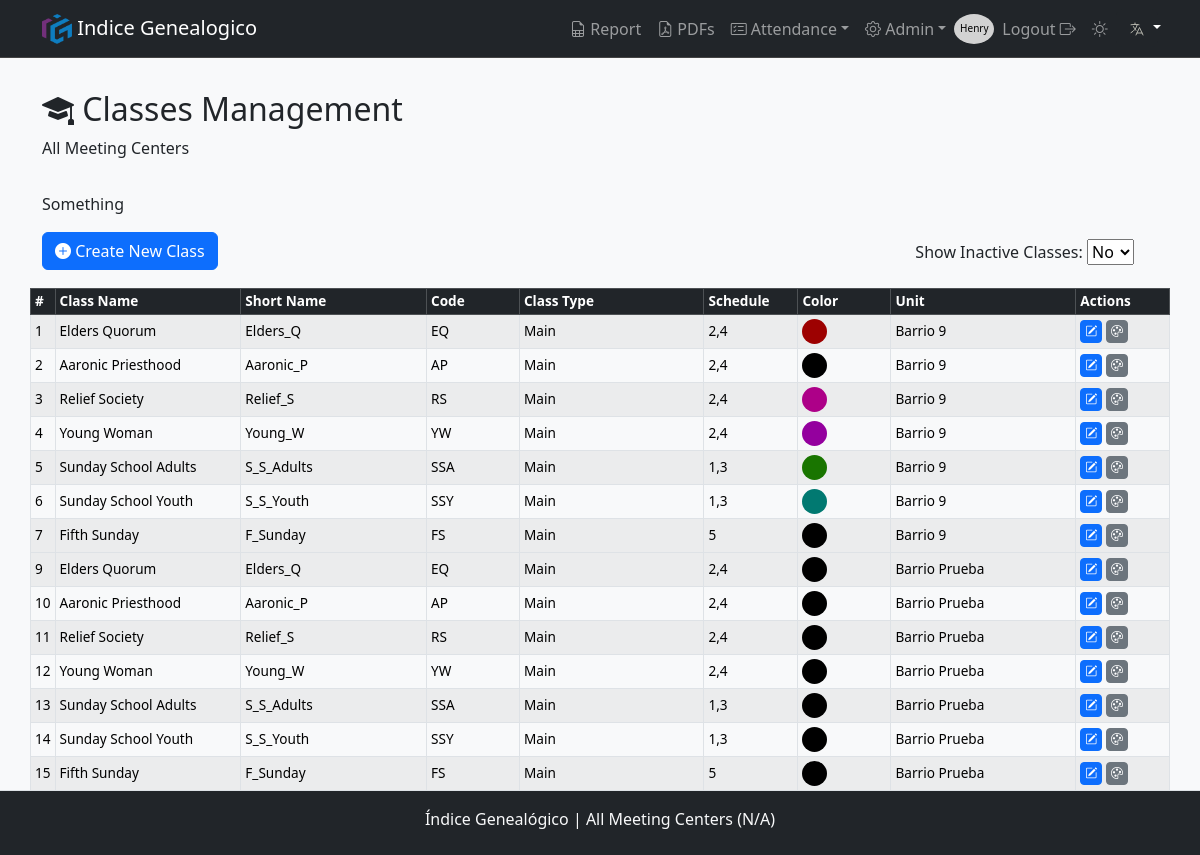
Screenshot of /classes/ (signed in) with the database file from the repository.
### models.py (models this page shows, shortened)
class User(db.Model, UserMixin):
    __tablename__ = 'users'
    id                = db.Column(db.Integer, primary_key=True)
    username          = db.Column(db.String(80), nullable=False, unique=True)
    email             = db.Column(db.String(120), unique=True)
    name              = db.Column(db.String(20), nullable=False)
    lastname          = db.Column(db.String(20), nullable=False)
    password_hash     = db.Column(db.String(128), nullable=False)
    role              = db.Column(db.String(10), nullable=False, default='User')  # Puede ser 'Owner', 'Admin', 'User'
    is_active         = db.Column(db.Boolean, default=True)
    meeting_center_id = db.Column(db.Integer, db.ForeignKey('meeting_center.id'), nullable=False)  # Clave foránea
    organization_id   = db.Column(db.Integer, db.ForeignKey('organization.id'), nullable=False)  # Clave foránea

class Classes(db.Model):
    __tablename__ = 'classes'
    id                = db.Column(db.Integer, primary_key=True)
    class_name        = db.Column(db.String(50), nullable=False)
    short_name        = db.Column(db.String(20), nullable=False)
    class_code        = db.Column(db.String(10), nullable=False)
    class_type        = db.Column(db.String(10), nullable=False, default='Extra')
    schedule          = db.Column(db.String(10), nullable=True)
    is_active         = db.Column(db.Boolean, nullable=False, default=True)
    class_color       = db.Column(db.String(7), nullable=True, default="#000000")
    organization_id   = db.Column(db.Integer, db.ForeignKey('organization.id'), nullable=False)
    meeting_center_id = db.Column(db.Integer, db.ForeignKey('meeting_center.id'), nullable=False)
    attendances       = db.relationship('Attendance', backref=db.backref('classes', lazy=True), cascade="all, delete-orphan")
    organization      = db.relationship('Organization', backref=db.backref('classes', lazy=True))
    __table_args__ = (
    UniqueConstraint('class_code', 'meeting_center_id', name='uq_class_code_meeting_center'),
    UniqueConstraint('class_name', 'meeting_center_id', name='uq_class_name_meeting_center'),
    UniqueConstraint('short_name', 'meeting_center_id', name='uq_short_name_meeting_center'),
    )
    def delete(self):
        if self.attendances:
            raise ValueError(_('Cannot delete a class with registered attendance.'))
        db.session.delete(self)

class MeetingCenter(db.Model):
    __tablename__ = 'meeting_center'
    id                 = db.Column(db.Integer, primary_key=True)
    unit_number        = db.Column(db.Integer, unique=True, nullable=False)
    name               = db.Column(db.String(50), nullable=False)
    short_name         = db.Column(db.String(20), nullable=False)
    city               = db.Column(db.String(50), nullable=True)
    start_time         = db.Column(db.Time, nullable=True)
    end_time           = db.Column(db.Time, nullable=True)
    is_restricted      = db.Column(db.Boolean, default=False)
    grace_period_hours = db.Column(db.Integer, nullable=True, default=0)
    attendances        = db.relationship('Attendance', backref=db.backref('meeting_center', lazy=True), cascade="all, delete-orphan")
    users              = db.relationship('User',       backref=db.backref('meeting_center', lazy=True), cascade="all, delete-orphan")
    classes            = db.relationship('Classes',    backref=db.backref('meeting_center', lazy=True), cascade="all, delete-orphan")
    def delete(self):
        if self.attendances:
            raise ValueError(_('Cannot delete a church unit with registered attendance.'))
        db.session.delete(self)

### routes/classes.py (the view)
@bp_classes.route('/', methods=['GET'])
@role_required('Admin', 'Super', 'Owner')
def classes():
    role = session.get('role')
    organization_id = session['organization_id']
    meeting_center_id = get_meeting_center_id()
    query = db.session.query(
        Classes.id,
        Classes.class_name,
        Classes.short_name,
        Classes.class_code,
        Classes.class_type,
        Classes.schedule,
        Classes.is_active,
        Classes.class_color,
        Classes.organization_id,
        MeetingCenter.short_name.label('meeting_short_name')
    ).join(MeetingCenter, Classes.meeting_center_id == MeetingCenter.id)
    if role == 'Admin': # Si es Admin, filtrar por meeting_center_id
        query = query.filter(Classes.meeting_center_id == meeting_center_id)
    elif role == 'Super':# Si es Super, filtrar por organization_id y meeting_center_id
        query = query.filter(Classes.organization_id == organization_id)
        query = query.filter(Classes.meeting_center_id == meeting_center_id)
    elif role == 'Owner': # Si no es Admin ni Super, aplicar la lógica existente para Owner
        if not (meeting_center_id == 'all'):
            query = query.filter(Classes.meeting_center_id == meeting_center_id)
    classes = query.all()
    return render_template('classes.html', classes=classes)

### app.py (called while the page is built)
def get_locale():
    lang = request.args.get('lang')
    if lang and lang in Config.LANGUAGES:
        session['lang'] = lang
        return lang
    if 'lang' in session and session['lang'] in Config.LANGUAGES:
        return session['lang']
    return request.accept_languages.best_match(Config.LANGUAGES)

### utils.py (called while the page is built)
def role_required(*roles):
    def decorator(f):
        @wraps(f)
        def decorated_function(*args, **kwargs):
            if g.user is None:  # Si no está autenticado, lo redirigimos a login
                return redirect(url_for('auth.login', next=request.url))
            user_role = session.get('role')  # Suponiendo que el rol se almacena en la sesión
            if user_role not in roles:
                flash(_('You do not have permission to perform this action.'), 'danger')
                return redirect(url_for('auth.login'))  # O podrías redirigir a otra página
            return f(*args, **kwargs)
        return decorated_function
    return decorator

def get_meeting_center_id():
    if session.get('role') == 'Owner':
        setup = Setup.query.filter_by(key='SelectedMeetingCenterId', meeting_center_id=1).first()
        if setup:
            return setup.value  # Retorna el valor del meeting_center_id almacenado en Setup
        return 'all'  # Si no hay valor en Setup, por defecto retorna 'all'
    return session.get('meeting_center_id')  # Para otros roles, usar el valor de la sesión

### templates/classes.html (shortened to what this page needs)
{% extends "layout.html" %}
{% block pageTitle %}<i class="bi bi-mortarboard-fill"></i>  {{ _('Classes Management') }}{% endblock %}
{% block content %}
<div class="col-xl-8">
  <p class="mb-3">
    {{ _("Something") }}
  </p>
</div>
<div class="row d-flex justify-content-between">
  <div class="col-auto">
    <a class="btn btn-primary" href="{{ url_for('classes.create_class') }}"><i class="bi bi-plus-circle-fill"></i>  {{ _('Create New Class') }}</a>
  </div>
  <form class="col-auto" id="toggleInactiveClasses" method="POST" action="/attendances">
    <div class="form-inline mb-3">
      <label class="my-2 mr-2 col-auto" for="inactive_classes_toggle">{{ _('Show Inactive Classes:') }}</label>
      <select class="custom-select my-1 mr-sm-2" id="inactive_classes_toggle" onchange="toggleInactiveClasses()">
          <option value="false">{{ _('No') }}</option>
      </select>
    </div>
  </form>
</div>
<table class="table table-bordered table-striped table-sm pb-5">
  <thead class="table-dark">
    <tr>
      <th scope="col">#</th>
      <th scope="col">{{ _('Class Name') }}</th>
      <th scope="col" class="d-none d-md-table-cell">{{ _('Short Name') }}</th>
      <th scope="col" class="d-none d-md-table-cell">{{ _('Code') }}</th>
      <th scope="col">{{ _('Class Type') }}</th>
      <th scope="col">{{ _('Schedule') }}</th>
      <th scope="col" class="d-none d-lg-table-cell">{{ _('Color') }}</th>
      <th scope="col" class="d-none d-lg-table-cell">{{ _('Unit') }}</th>
      <th scope="col">{{ _('Actions') }}</th>
    </tr>
  </thead>
  <tbody>
    {% for class in classes %}
      <tr class="class-row" data-is-active="{{ 'true' if class.is_active else 'false' }}">
        <td scope="row">{{ loop.index }}</td>
        <td class="col-md-2">{{ _(class.class_name) }}</td>
        <td class="col-md-2 d-none d-md-table-cell">{{ _(class.short_name) }}</td>
        <td class="col-md-1 d-none d-md-table-cell">{{ _(class.class_code)}}</td>
        <td class="col-md-2">{{ _(class.class_type)}}</td>
        <td class="col-md-1">{{ class.schedule}}</td>
        <td style="color: {{ class.class_color }};" class="col-md-1 d-none d-lg-table-cell"><div class="class_color" style="background-color: {{ class.class_color }};"></div></td>
        <td class="col-md-2 d-none d-lg-table-cell dot-1">{{ class.meeting_short_name}}</td>
        <td class="col-md-2">
          <a type="button" class="btn btn-primary btn-sm" data-toggle="tooltip" title="{{ _('Edit class') }}" href="{{ url_for('classes.update_class', id=class.id) }}">
            <i class="bi bi-pencil-square"></i>
          </a>
          <button type="button" class="btn btn-secondary btn-sm" data-toggle="tooltip" title="{{ _('Reset class color') }}" onclick="resetColor({{ class.id }})">
            <i class="bi bi-palette"></i>
          </button>
        </td>
      </tr>
    {% endfor%}
  </tbody>
</table>
{% endblock %}

### templates/partials/navbar.html (shortened to what this page needs)
<nav class="navbar navbar-expand-lg bg-dark border-bottom border-body sticky-top" data-bs-theme="dark">
    <div class="container">
        <a class="navbar-brand" href="#"> <img src="{{ url_for('static', filename='/img/favicon/android-chrome-512x512.png') }}" alt="Logo" width="30" height="30" class="d-inline-block align-text-top"> Indice Genealogico </a>
        <div class="collapse navbar-collapse" id="navbarNav">
            <ul class="navbar-nav">
                {% if session['user_id'] %}
                    {% if session['role'] != 'Operator'%}
                        <li class="nav-item"><a class="nav-link {{ 'active' if request.endpoint == 'attendance.attendance_report' else '' }}" href="{{ url_for('attendance.attendance_report') }}"><i class="bi bi-file-earmark-spreadsheet"></i> {{ _('Report') }}</a></li>
                        <li class="nav-item"><a class="nav-link {{ 'active' if request.endpoint == 'pdf.list_pdfs' else '' }}" href="{{ url_for('pdf.list_pdfs') }}"><i class="bi bi-file-earmark-pdf"></i>  PDFs</a></li>
                        <li class="nav-item dropdown">
                            <a class="nav-link dropdown-toggle" href="#" id="navbarDropdown" role="button" data-toggle="dropdown" aria-haspopup="true" aria-expanded="false"><i class="bi bi-card-checklist"></i> {{ _('Attendance') }}</a>
                        </li>
                        {% if session['role'] in ['Owner', 'Admin', 'Super'] %}
                            <li class="nav-item dropdown">
                                <a class="nav-link dropdown-toggle" href="#" id="navbarDropdown" role="button" data-toggle="dropdown" aria-haspopup="true" aria-expanded="false"><i class="bi bi-gear"></i> {{ 'Admin' }}</a>
                                </li>
                        {% endif %}
                    {% endif %}
                    <div class="circle">
                        <a class="nav-link" href="{{ url_for('user.profile', id=session['user_id']) }}"><p style="color: black; font-size: 10px; display:block; padding-top: 15px;">{{ session['user_name'] }}</p></a>
                    </div>
                    <li class="nav-item"><a class="nav-link" href="{{ url_for('auth.logout') }}"></i>{{ _('Logout') }}  <i class="bi bi-box-arrow-right"></i></a></i></li>
                {% else %}
                    {% if request.endpoint != 'auth.login' %}
                        <li class="nav-item"><a class="nav-link" href="{{ url_for('auth.login') }}"><i class="bi bi-box-arrow-in-right"></i> {{ _('Login') }}</a></li>
                    {% endif %}
                {% endif %}
                <li class="nav-item"><a class="nav-link"  id="themeSwitcher" href=""></a></li>
                <div class="dropdown">
                    <button class="btn btn-dark dropdown-toggle" type="button" id="languageDropdown" data-bs-toggle="dropdown" aria-expanded="false">
                        <img class="langSelector"src="{{ url_for('static', filename='img/flags/lang.svg') }}" alt="{{ get_locale() }}" class="flag-icon">
                    </button>
                </div>
            </ul>
        </div>
    </div>
</nav>

### static/css/styles.css (style rules this page uses)
body { display: flex; min-height: 100vh; flex-direction: column; }
.navbar-collapse { -ms-flex-positive: 0; flex-grow: 0; }
.circle { border-radius: 50%; width: 40px; height: 30px; background-color: #d2d2d2; color: black; display: flex; justify-content: center; align-items: center; margin-top: 5px; }
.dot-1 { overflow: hidden; display: -webkit-box; -webkit-box-orient: vertical; -webkit-line-clamp: 1; }
.class_color { display: inline-block; width: 25px; height: 25px; border-radius: 50%; vertical-align: middle; }
[data-bs-theme="light"] { --bs-body-bg: #f8f9fa; --bs-body-color: #212529; --bs-link-color: #0d6efd; --bs-border-color: #dee2e6; --bs-btn-bg: #e9ecef; --bs-btn-hover-bg: #d6d8db; }
[data-bs-theme="dark"] { --bs-body-bg: #121212; --bs-body-color: #e9ecef; --bs-link-color: #66b2ff; --bs-border-color: #444; }
td button[type="button"], td a[type="button"] { padding: 4px; font-size: 0.75rem; line-height: 1; }
td button[type="button"] i, td a[type="button"] i { font-size: 0.75rem; padding: 0; line-height: 1; vertical-align: middle; }
table { font-size: 0.85rem; }
table th, table td { padding: 4px 8px; line-height: 1.2; vertical-align: middle; }
table th { font-weight: 600; }
.langSelector { color: #b5b5ac; }

### rows the page displays
User: user_name "Henry"
Classes: schedule "2,4", meeting_short_name "Barrio 9"
Classes: schedule "2,4", meeting_short_name "Barrio 9"
Classes: schedule "2,4", meeting_short_name "Barrio 9"
Classes: schedule "2,4", meeting_short_name "Barrio 9"
Classes: schedule "1,3", meeting_short_name "Barrio 9"
Classes: schedule "1,3", meeting_short_name "Barrio 9"
Classes: schedule "5", meeting_short_name "Barrio 9"
Classes: schedule "2,4", meeting_short_name "Barrio Prueba"
Classes: schedule "2,4", meeting_short_name "Barrio Prueba"
Classes: schedule "2,4", meeting_short_name "Barrio Prueba"
Classes: schedule "2,4", meeting_short_name "Barrio Prueba"
Classes: schedule "1,3", meeting_short_name "Barrio Prueba"
Classes: schedule "1,3", meeting_short_name "Barrio Prueba"
Classes: schedule "5", meeting_short_name "Barrio Prueba"

### other values shown
{{ 'Admin' }} "Admin"
{{ session['meeting_center_name'] }} "All Meeting Centers"
{{ session['meeting_center_number'] }} "N/A"
form field value "No"
